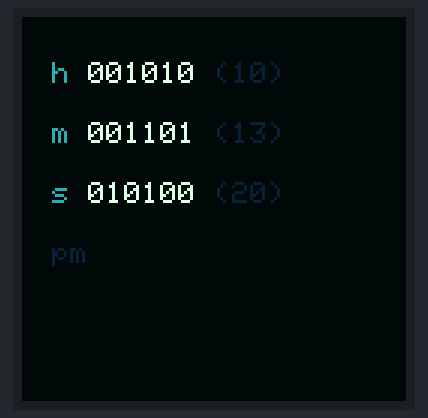
The sketch below on a simulated Arduino Uno, built with avr-gcc and run on an emulated ATmega328P. Parts: 128×128 colour display.

Above: at 0.1 s.
At 4.1 s:
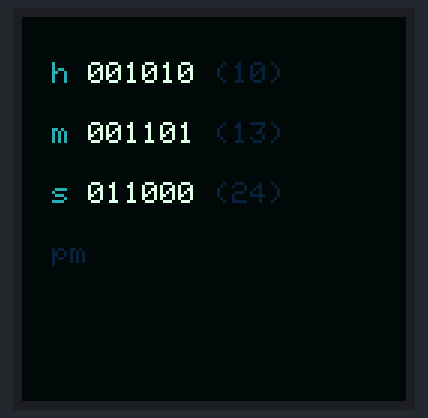
At 9.1 s:
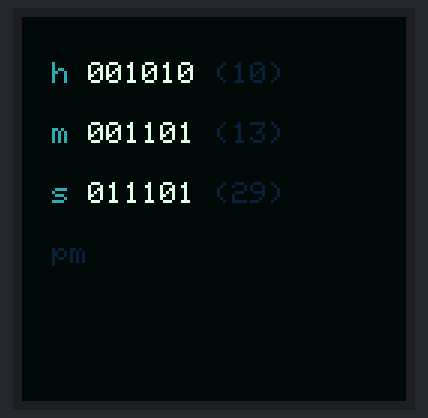
At 19.1 s:
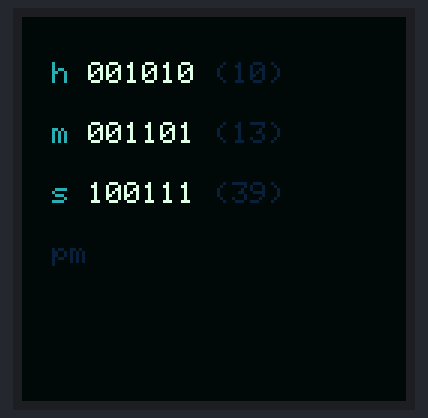
At 29.1 s:
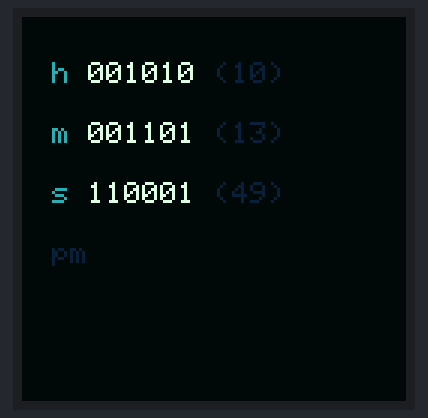
At 39.1 s:
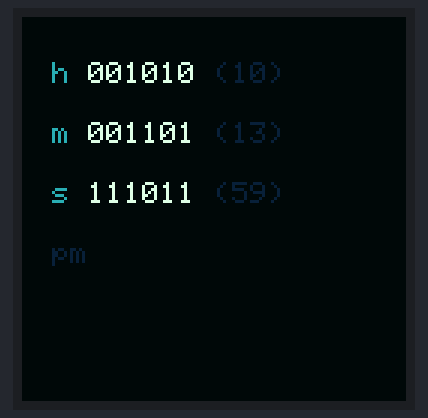

The sketch:

binary-clock.ino
```cpp
#define sclk 2
#define mosi 3
#define dc   4
#define cs   5
#define rst  6

#include <Adafruit_GFX.h>
#include <Adafruit_SSD1351.h>
#include <SPI.h>
#include <Time.h>

Adafruit_SSD1351 tft = Adafruit_SSD1351(cs, dc, mosi, sclk, rst);

int color_primary    = hex32to16(0xDAFFE7);
int color_secondary  = hex32to16(0x28AFB0);
int color_tertiary   = hex32to16(0x0A2239);
int color_quaternary = hex32to16(0x040B0D);

int last_h;
int last_m;
int last_s;

String p;
String last_p;

tmElements_t tm;

void setup() {
  setCurrentTime();

  Serial.begin(9600);
  tft.begin();

  tft.setTextSize(1);
  tft.fillScreen(color_quaternary);
}

void loop() {
  time_t t = now();

  int h = hourFormat12(t);
  int m = minute(t);
  int s = second(t);

  if (isPM()) p = "pm";
  if (isAM()) p = "am";

  if (h != last_h) {
    printHour(h);
    last_h = h;
  }

  if (m != last_m) {
    printMin(m);
    last_m = m;
  }

  if (s != last_s) {
    printSec(s);
    last_s = s;
  }

  if (p != last_p) {
    printPeriod(p);
    last_p = p;
  }
}

void setCurrentTime() {

  // Date
  char mo_[12];
  int d_, y_;
  uint8_t mo_index;
  char *mo_names[12] = {
    "Jan", "Feb", "Mar", "Apr", "May", "Jun",
    "Jul", "Aug", "Sep", "Oct", "Nov", "Dec"
  };

  if (sscanf(__DATE__, "%s %d %d", mo_, &d_, &y_) != 3) {
    return;
  }

  for (mo_index = 0; mo_index < 12; mo_index++) {
    if (strcmp(mo_, mo_names[mo_index]) == 0) break;
  }

  if (mo_index >= 12) {
    return;
  }

  // Time
  int h_, m_, s_;

  if (sscanf(__TIME__, "%d:%d:%d", &h_, &m_, &s_) != 3) {
    return;
  }

  tm.Day    = d_;
  tm.Month  = mo_index + 1;
  tm.Year   = CalendarYrToTm(y_);
  tm.Hour   = h_;
  tm.Minute = m_;
  tm.Second = s_;

  setTime(makeTime(tm));
}

void printHour(int h) {
  tft.fillRect(20, 15, 98, 12, color_quaternary);
  tft.setCursor(10, 15);
  tft.setTextColor(color_secondary);
  tft.print("h ");
  printBin(h);
  printInt(h);
}

void printMin(int m) {
  tft.fillRect(20, 35, 98, 12, color_quaternary);
  tft.setCursor(10, 35);
  tft.setTextColor(color_secondary);
  tft.print("m ");
  printBin(m);
  printInt(m);
}

void printSec(int s) {
  tft.fillRect(20, 55, 98, 12, color_quaternary);
  tft.setCursor(10, 55);
  tft.setTextColor(color_secondary);
  tft.print("s ");
  printBin(s);
  printInt(s);
}

void printPeriod(String p) {
  tft.fillRect(20, 75, 98, 12, color_quaternary);
  tft.setCursor(10, 75);
  tft.setTextColor(color_tertiary);
  tft.print(p);
}

void printBin(int n) {
  tft.setTextColor(color_primary);
  if (n < 2)   tft.print(0);
  if (n < 4)   tft.print(0);
  if (n < 8)   tft.print(0);
  if (n < 16)  tft.print(0);
  if (n < 32)  tft.print(0);
//  if (n < 64)  tft.print(0);
//  if (n < 128) tft.print(0);
//  if (n < 256) tft.print(0);
//  if (n < 512) tft.print(0);
  tft.print(n, BIN);
}

void printInt(int n) {
  tft.setTextColor(color_tertiary);
  tft.print(" (");
  if (n < 10) tft.print(0);
  tft.print(n);
  tft.print(")");
}

int hex32to16(unsigned long color) {
  byte r = (color >> 16) & 0xFF;
  byte g = (color >> 8) & 0xFF;
  byte b = color & 0xFF;
  return (int) ((r / 8) << 11) | ((g / 4) << 5) | (b / 8);
}
```

Measured:
- what the display in image 1 shows lasts 1.0 s, from 4.0 s to 5.0 s
